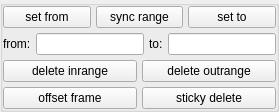
           <widget class="QGroupBox" name="arb_timerangeGroupBox">
            <property name="title">
             <string/>
            </property>
            <layout class="QVBoxLayout" name="verticalLayout_4">
             <property name="spacing">
              <number>5</number>
             </property>
             <property name="leftMargin">
              <number>0</number>
             </property>
             <property name="topMargin">
              <number>0</number>
             </property>
             <property name="rightMargin">
              <number>0</number>
             </property>
             <property name="bottomMargin">
              <number>0</number>
             </property>
             <item>
              <layout class="QHBoxLayout" name="horizontalLayout_20">
               <property name="spacing">
                <number>5</number>
               </property>
               <item>
                <widget class="QPushButton" name="arb_setFromButton">
                 <property name="text">
                  <string>set from</string>
                 </property>
                </widget>
               </item>
               <item>
                <widget class="QPushButton" name="arb_syncRangeButton">
                 <property name="text">
                  <string>sync range</string>
                 </property>
                </widget>
               </item>
               <item>
                <widget class="QPushButton" name="arb_setToButton">
                 <property name="text">
                  <string>set to</string>
                 </property>
                </widget>
               </item>
              </layout>
             </item>
             <item>
              <layout class="QHBoxLayout" name="horizontalLayout_6">
               <property name="spacing">
                <number>5</number>
               </property>
               <item>
                <widget class="QLabel" name="arb_fromLabel">
                 <property name="text">
                  <string>from:</string>
                 </property>
                </widget>
               </item>
               <item>
                <widget class="QLineEdit" name="arb_fromEdit"/>
               </item>
               <item>
                <widget class="QLabel" name="arb_toLabel">
                 <property name="text">
                  <string>to:</string>
                 </property>
                </widget>
               </item>
               <item>
                <widget class="QLineEdit" name="arb_toEdit"/>
               </item>
              </layout>
             </item>
             <item>
              <layout class="QHBoxLayout" name="horizontalLayout_8">
               <property name="spacing">
                <number>5</number>
               </property>
               <item>
                <widget class="QPushButton" name="arb_delInRangeButton">
                 <property name="text">
                  <string>delete inrange</string>
                 </property>
                </widget>
               </item>
               <item>
                <widget class="QPushButton" name="arb_delOutRangeButton">
                 <property name="text">
                  <string>delete outrange</string>
                 </property>
                </widget>
               </item>
              </layout>
             </item>
             <item>
              <layout class="QHBoxLayout" name="horizontalLayout_16">
               <property name="spacing">
                <number>5</number>
               </property>
               <item>
                <widget class="QPushButton" name="arb_offsetFrameButton">
                 <property name="text">
                  <string>offset frame</string>
                 </property>
                </widget>
               </item>
               <item>
                <widget class="QPushButton" name="arb_stickyDelButton">
                 <property name="sizeIncrement">
                  <size>
                   <width>100</width>
                   <height>0</height>
                  </size>
                 </property>
                 <property name="text">
                  <string>sticky delete</string>
                 </property>
                </widget>
               </item>
              </layout>
             </item>
            </layout>
           </widget>
